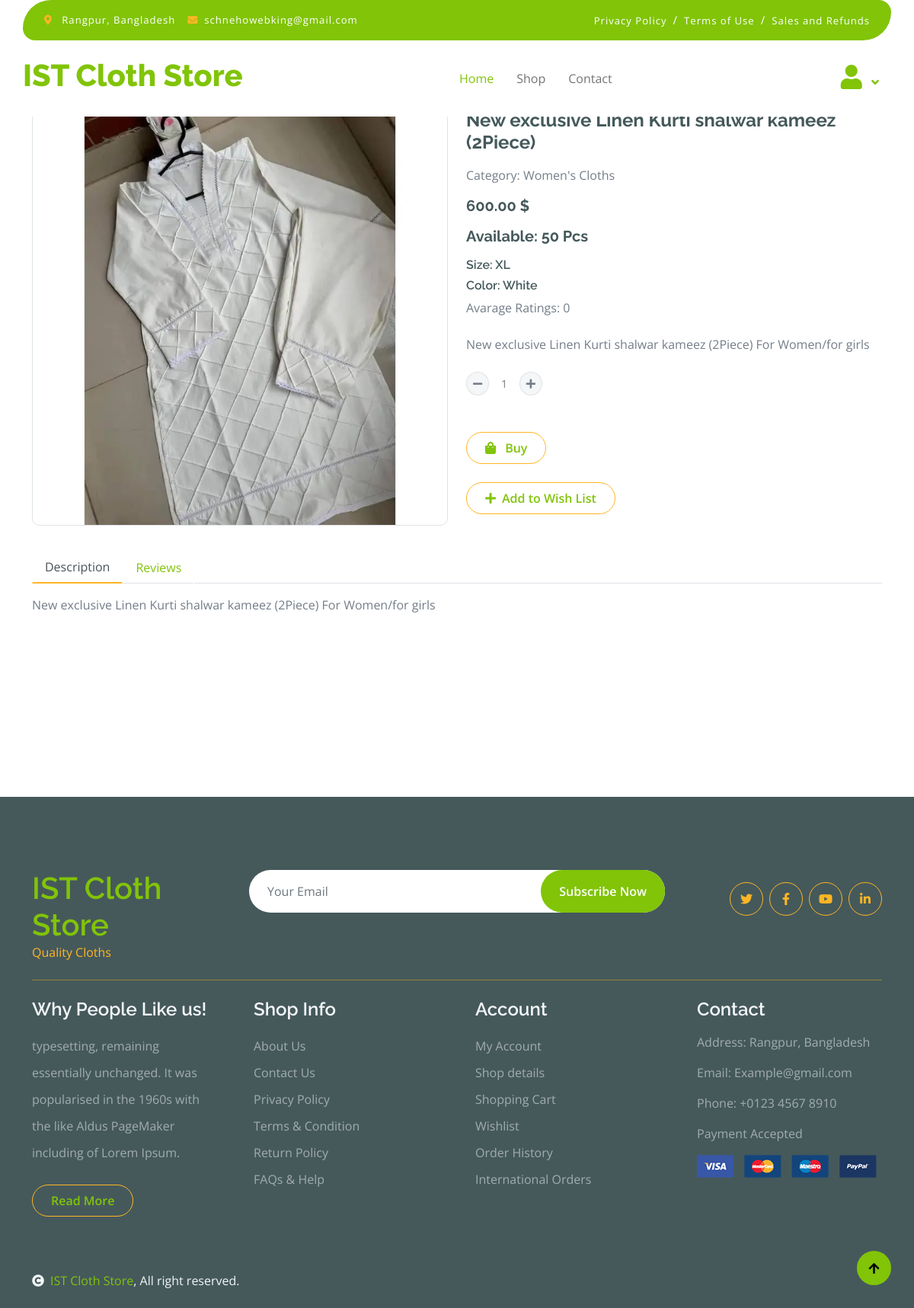
The page /shop/details/20/ on the database its author committed.
### products/models.py (models this page shows, shortened)
class Product(models.Model):
    name = models.CharField(max_length=50)
    price = models.DecimalField(max_digits=10, decimal_places=2)
    quantity = models.IntegerField()
    description = models.TextField()
    category = models.ForeignKey(Category, on_delete=models.CASCADE)
    size = models.ForeignKey(Size, on_delete=models.CASCADE)
    color = models.ForeignKey(Color, on_delete=models.CASCADE)
    image = models.ImageField(upload_to="products/media/", blank=True, null=True)

### categories/models.py (models this page shows)
class Category(models.Model):
    name = models.CharField(max_length=100)
    image = models.ImageField(upload_to="categories/media/", blank=True, null=True)
    slug = models.SlugField(max_length=100,unique=True, null=True, blank=True)
    def __str__(self):
        return self.name

class Size(models.Model):
    name = models.CharField(max_length=100)
    slug = models.SlugField(max_length=100,unique=True, null=True, blank=True)
    def __str__(self):
        return self.name

class Color(models.Model):
    name = models.CharField(max_length=100)
    slug = models.SlugField(max_length=100,unique=True, null=True, blank=True)
    def __str__(self):
        return self.name

### products/views.py (the view)
# urls.py: path('details/<int:product_id>/', views.ProductDetailsPageView.as_view(), name="productDetailspage"),
class ProductDetailsPageView(DetailView):
    model = Product
    template_name = './products/product_details.html'
    pk_url_kwarg = 'product_id'
    def get_context_data(self, **kwargs):
        context = super().get_context_data(**kwargs)
        product = self.get_object()
        if self.request.user.is_authenticated:
            user_has_bought_product = Purchase.objects.filter(user=self.request.user, product=product).first()
            can_add_review = user_has_bought_product.user_id == self.request.user.id if user_has_bought_product else False
        else:
            user_has_bought_product = None
            can_add_review = False
        reviews = Review.objects.filter(product=product)
        average_rating = reviews.aggregate(avg_rating=Avg('rating'))['avg_rating'] or 0
        review_form = ReviewForm
        context['reviews'] = reviews
        context['can_add_review'] = can_add_review
        context['review_form'] = review_form
        context['average_rating'] = average_rating
        return context

### products/templates/products/product_details.html (shortened to what this page needs)
{% extends 'base.html' %}
{% block content %}
 <div class="container-fluid py-5 mt-5">
    <div class="container py-5">
        {% include 'messages.html' %}
        <div class="row g-4 mb-5">
            <div class="col-lg-12 col-xl-12">
                <div class="row g-4">
                    <div class="col-lg-6">
                        <div class="border rounded">
                            <a href="#">
                                <img src="{{product.image.url}}" class="img-fluid rounded" alt="Image">
                            </a>
                        </div>
                    </div>
                    <div class="col-lg-6">
                        <h4 class="fw-bold mb-3">{{product.name}}</h4>
                        <p class="mb-3">Category: {{product.category}}</p>
                        <h5 class="fw-bold mb-3">{{product.price}} $</h5>
                        <h5 class="fw-bold mb-3"> Available: {{product.quantity}} Pcs</h5>
                        <h6 class=""> Size: {{product.size}}</h6>
                        <h6 class=""> Color: {{product.color}}</h6>
                        <div class="d-flex mb-4">
                            Avarage Ratings: {{ average_rating }}
                        </div>
                        <p class="mb-4">{{product.description}}</p>
                        <div class="input-group quantity mb-5" style="width: 100px;">
                            <div class="input-group-btn">
                                <button class="btn btn-sm btn-minus rounded-circle bg-light border" >
                                    <i class="fa fa-minus"></i>
                                </button>
                            </div>
                            <input name="quantity" type="text" class="form-control form-control-sm text-center border-0" value="1">
                            <div class="input-group-btn">
                                <button class="btn btn-sm btn-plus rounded-circle bg-light border">
                                    <i class="fa fa-plus"></i>
                                </button>
                            </div>
                        </div>
                        <form action="{% url 'buy_product' product.id %}" method="POST">
                            <button type="submit" class="btn border border-secondary rounded-pill px-4 py-2 mb-4 text-primary"> <i class="fa fa-shopping-bag me-2 text-primary"> </i> Buy</button>
                        </form>
                        <form method="post" action="{% url 'add_to_wishlist' product.id %}">
                            <button type="submit" class="btn border border-secondary rounded-pill px-4 py-2 mb-4 text-primary"><i class="fa fa-plus me-2 text-primary"> </i>Add to Wish List</button>
                        </form>
                    </div>
                    <div class="col-lg-12">
                        <nav>
                            <div class="nav nav-tabs mb-3">
                                <button class="nav-link active border-white border-bottom-0" type="button" role="tab"
                                    id="nav-about-tab" data-bs-toggle="tab" data-bs-target="#nav-about"
                                    aria-controls="nav-about" aria-selected="true">Description</button>
                                <button class="nav-link border-white border-bottom-0" type="button" role="tab"
                                    id="nav-mission-tab" data-bs-toggle="tab" data-bs-target="#nav-mission"
                                    aria-controls="nav-mission" aria-selected="false">Reviews</button>
                            </div>
                        </nav>
                        <div class="tab-content mb-5">
                            <div class="tab-pane active" id="nav-about" role="tabpanel" aria-labelledby="nav-about-tab">
                                <p>{{product.description}}</p>
                            </div>
                        </div>
                    </div>
                </div>
            </div>
        </div>
    </div>
</div>
{% endblock %}

### core/static/css/style.css (style rules this page uses)
.btn { font-weight: 600; transition: .5s; }
.btn.border-secondary { transition: 0.5s; }
.nav.nav-tabs .nav-link.active { border-bottom: 2px solid #FFB524 !important; }

### rows shown on the page
Product: image (picture), name "New exclusive Linen Kurti shalwar kameez (2Piece)", category "Women's Cloths", price "600.00", quantity "50", size "XL", color "White", description "New exclusive Linen Kurti shalwar kameez (2Piece) For Women/for girls"

### other values the page prints
{{ average_rating }} "0"
